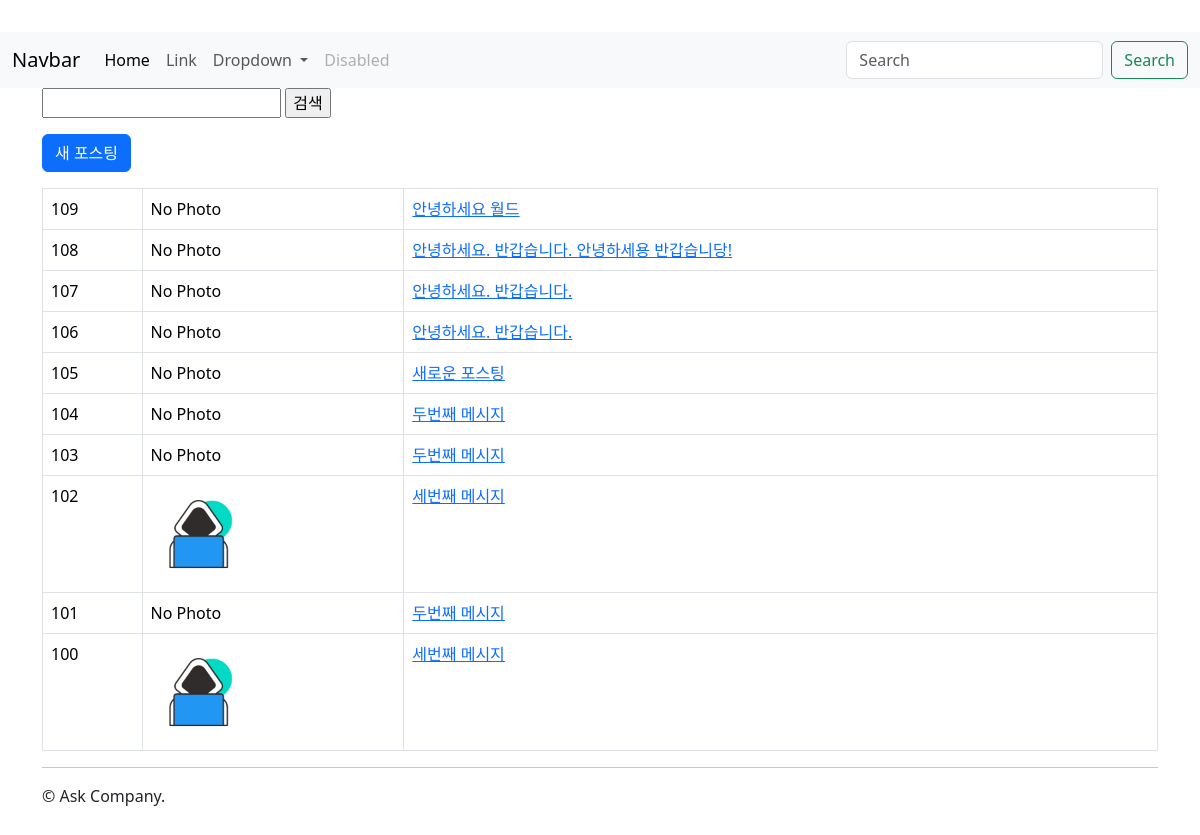
Page /instagram/ (signed in) on the earlier database version.
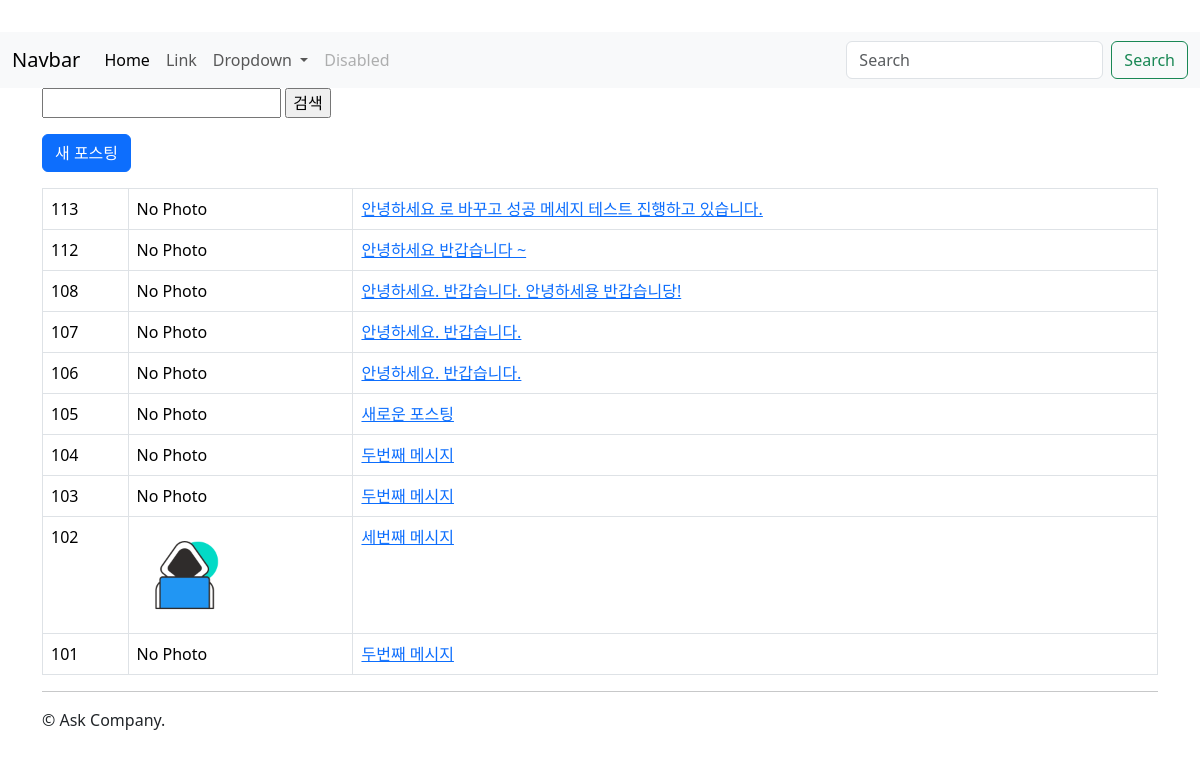
Same page on the later database version.
### instagram/models.py (models this page shows, shortened)
class Post(models.Model):
    author = models.ForeignKey(settings.AUTH_USER_MODEL, on_delete = models.CASCADE)
    message = models.TextField(
        validators=[MinLengthValidator(10)]
        )
    photo = models.ImageField(blank=True, upload_to='instagram/post/%Y/%m/%d')
    tag_set = models.ManyToManyField('Tag', blank=True)
    is_public = models.BooleanField(default=False, verbose_name='공개여부')
    created_at = models.DateTimeField(auto_now_add=True)
    updated_at = models.DateTimeField(auto_now=True)
    def get_absolute_url(self):
        return reverse('instagram:post_detail', args=[self.pk])
    class Meta:
        ordering = ['-id']
    def message_length(self):
        return f'{len(self.message)} 글자'
    message_length.short_description = "메세지 글자수"

### instagram/views.py (the view)
class PostListView(LoginRequiredMixin, ListView):
    model = Post
    paginate_by = 10

### instagram/templates/instagram/post_list.html (shortened to what this page needs)
{% extends "instagram/layout.html" %}
{% load bootstrap4 %}
{% block content %}
    <form action="" method="get">
        <input type="text" name="q" value="{{ q }}"/>
        <input type="submit" value="검색"/>
    </form>
    <a href="{% url 'instagram:post_new' %}" class="btn btn-primary btn-block mt-3 mb-3 ">
        새 포스팅
    </a>
    <table class="table table-bordered table-hover">
        <tbody>
            {% for post in post_list %}
            <tr>
                <td>
                    {{ post.pk }}
                </td>
                <td>
                    {% if post.photo %}
                        <img src="{{ post.photo.url }}" style="width: 100px;"/>
                    {% else %}
                        No Photo
                    {% endif %}
                </td>
                <td>
                    <a href="{{ post.get_absolute_url }}">
                        {{ post.message }}
                    </a>
                </td>
            </tr>
            {% endfor %}
        </tbody>
    </table>
{% endblock content %}

### instagram/templates/instagram/layout.html
{% extends "layout.html" %}

### askcompany/templates/layout.html (shortened to what this page needs)
{% load bootstrap4 static %}
<!doctype html>
<html lang="ko">
    <head>
        <link rel="stylesheet" href="{% static 'bootstrap-5.3.2-dist/css/bootstrap.css' %}" />
    </head>
    <body>
        <nav class="navbar navbar-expand-lg bg-body-tertiary">
            <div class="container-fluid">
                <a class="navbar-brand" href="#">Navbar</a>
                <div class="collapse navbar-collapse" id="navbarSupportedContent">
                <ul class="navbar-nav me-auto mb-2 mb-lg-0">
                    <li class="nav-item">
                    <a class="nav-link active" aria-current="page" href="#">Home</a>
                    </li>
                    <li class="nav-item">
                    <a class="nav-link" href="#">Link</a>
                    </li>
                    <li class="nav-item dropdown">
                    <a class="nav-link dropdown-toggle" href="#" role="button" data-bs-toggle="dropdown" aria-expanded="false">
                        Dropdown
                    </a>
                    </li>
                    <li class="nav-item">
                    <a class="nav-link disabled" aria-disabled="true">Disabled</a>
                    </li>
                </ul>
                <form class="d-flex" role="search">
                    <input class="form-control me-2" type="search" placeholder="Search" aria-label="Search">
                    <button class="btn btn-outline-success" type="submit">Search</button>
                </form>
                </div>
            </div>
            </nav>
<div class="container">
    <div class="row">
        <div class="col-sm-12">
                {% block content %}
                {% endblock content %}
            <hr/>
            &copy; Ask Company.
        </div>
    </div>
</div>
    </body>
</html>

### askcompany/templates/layout.html (style rules this page uses)
body { padding-top: 2rem; padding-bottom: 2rem; }

Differences in the rows shown:
removed Post: pk "109", photo "No Photo", message "안녕하세요 월드"
no longer on this page (row unchanged): Post: pk "100", photo (picture), message "세번째 메시지"
added Post: pk "113", photo "No Photo", message "안녕하세요 로 바꾸고 성공 메세지 테스트 진행하고 있습니다."
added Post: pk "112", photo "No Photo", message "안녕하세요 반갑습니다 ~"
